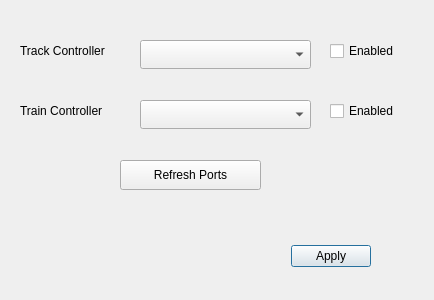
<?xml version="1.0" encoding="UTF-8"?>
<ui version="4.0">
 <class>SerialPortDialog</class>
 <widget class="QDialog" name="SerialPortDialog">
  <property name="windowModality">
   <enum>Qt::WindowModal</enum>
  </property>
  <property name="geometry">
   <rect>
    <x>0</x>
    <y>0</y>
    <width>434</width>
    <height>300</height>
   </rect>
  </property>
  <property name="contextMenuPolicy">
   <enum>Qt::NoContextMenu</enum>
  </property>
  <property name="windowTitle">
   <string>HW Serial Ports</string>
  </property>
  <property name="modal">
   <bool>true</bool>
  </property>
  <widget class="QDialogButtonBox" name="buttonBox">
   <property name="geometry">
    <rect>
     <x>30</x>
     <y>240</y>
     <width>341</width>
     <height>32</height>
    </rect>
   </property>
   <property name="orientation">
    <enum>Qt::Horizontal</enum>
   </property>
   <property name="standardButtons">
    <set>QDialogButtonBox::Apply</set>
   </property>
  </widget>
  <widget class="QComboBox" name="trackPortCombo">
   <property name="geometry">
    <rect>
     <x>140</x>
     <y>40</y>
     <width>171</width>
     <height>29</height>
    </rect>
   </property>
  </widget>
  <widget class="QComboBox" name="trainPortCombo">
   <property name="geometry">
    <rect>
     <x>140</x>
     <y>100</y>
     <width>171</width>
     <height>29</height>
    </rect>
   </property>
  </widget>
  <widget class="QLabel" name="label">
   <property name="geometry">
    <rect>
     <x>20</x>
     <y>40</y>
     <width>151</width>
     <height>21</height>
    </rect>
   </property>
   <property name="text">
    <string>Track Controller</string>
   </property>
  </widget>
  <widget class="QLabel" name="label_2">
   <property name="geometry">
    <rect>
     <x>20</x>
     <y>100</y>
     <width>151</width>
     <height>21</height>
    </rect>
   </property>
   <property name="text">
    <string>Train Controller</string>
   </property>
  </widget>
  <widget class="QPushButton" name="refreshButton">
   <property name="geometry">
    <rect>
     <x>120</x>
     <y>160</y>
     <width>141</width>
     <height>30</height>
    </rect>
   </property>
   <property name="text">
    <string>Refresh Ports</string>
   </property>
  </widget>
  <widget class="QCheckBox" name="trackEnabled">
   <property name="geometry">
    <rect>
     <x>330</x>
     <y>40</y>
     <width>83</width>
     <height>22</height>
    </rect>
   </property>
   <property name="text">
    <string>Enabled</string>
   </property>
  </widget>
  <widget class="QCheckBox" name="trainEnabled">
   <property name="geometry">
    <rect>
     <x>330</x>
     <y>100</y>
     <width>83</width>
     <height>22</height>
    </rect>
   </property>
   <property name="text">
    <string>Enabled</string>
   </property>
  </widget>
 </widget>
 <resources/>
 <connections/>
</ui>
